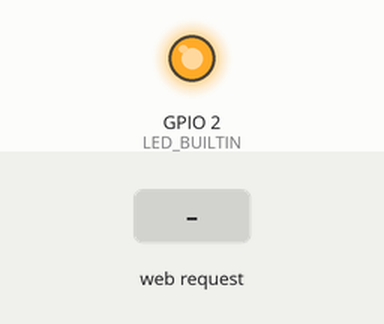
Simulated run of this sketch. Board: ESP8266 (NodeMCU). Parts: output pins drawn as LEDs (lit = HIGH, except the on-board LED, lit = LOW). The test bench sets the inputs (shaded band). WiFi joins after 1.5 s; servers stay silent unless stated; what the sketch prints to the serial monitor is not drawn.

Above: at 2.7 s.
2.8 s: HTTP request GET /LEDOFF received
At 3.7 s:
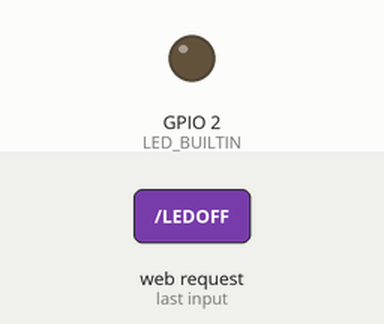
4.3 s: HTTP request GET /LEDON received
At 4.8 s:
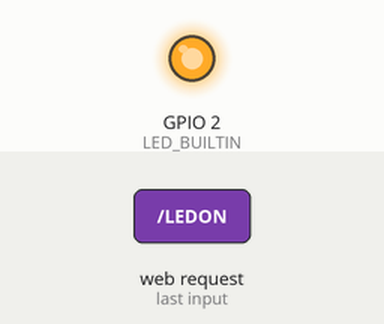
Timing chart, 0 to 7.3 s (numbered marks = the images above; inputs shaded):
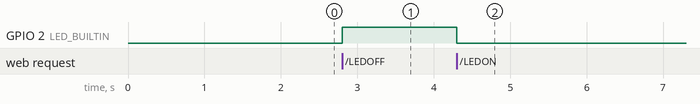

Measured:
- after the input at 2.8 s, GPIO 2 (LED_BUILTIN): LOW → HIGH at once
- after the input at 4.3 s, GPIO 2 (LED_BUILTIN): HIGH → LOW at once

The sketch:

ledcontrol.ino
```cpp
#include <ESP8266WiFi.h>

const char* ssid = "iainhendry"; //change this to your username
const char* password = "iain061271"; //change this to your password

WiFiServer server(80);


void setup()
{
  Serial.begin(115200);
  delay(10);

  pinMode(LED_BUILTIN, OUTPUT);

  // Connect to WiFi network
  Serial.println();
  Serial.println();
  Serial.print("Connecting to ");
  Serial.println(ssid);

  WiFi.begin(ssid, password);

  while (WiFi.status() != WL_CONNECTED) {
    delay(500);
    Serial.print(".");
  }
  Serial.println("");
  Serial.println("WiFi connected");

  // Start the server
  server.begin();
  Serial.println("Server started");

  // Print the IP address
  Serial.print("Use this URL : ");
  Serial.print("http://");
  Serial.print(WiFi.localIP());
  Serial.println("/");

}

void loop()
{
  // Check if a client has connected
  WiFiClient client = server.available();
  if (!client) {
    return;
  }

  // Wait until the client sends some data
  Serial.println("new client");
  while(!client.available()){
    delay(1);
  }

  // Read the first line of the request
  String request = client.readStringUntil('\r');
  Serial.println(request);
  client.flush();

  // Match the request
  if (request.indexOf("/LEDON") != -1)
  {
    digitalWrite(LED_BUILTIN, LOW);
  }
  if (request.indexOf("/LEDOFF") != -1)
  {
    digitalWrite(LED_BUILTIN, HIGH);
  }


  //this is the web page
  client.println("HTTP/1.1 200 OK");
  client.println("Content-Type: text/html");
  client.println(""); //  do not forget this one
  client.println("<!DOCTYPE HTML>");
  client.println("<html><head><title>LED Control</title></head><body><div><h2>LED Control</h2>");
  client.println("<br><br>");
  client.println("Click <a href=\"/LEDON\">here</a> turn the Built in LED ON<br>");
  client.println("Click <a href=\"/LEDOFF\">here</a> turn the Built in LED OFF<br>");
  client.println("<br><br>");
  client.println("<form id='F1' action='LEDON'><input class='button' type='submit' value='LED ON' ></form><br>");
  client.println("<form id='F2' action='LEDOFF'><input class='button' type='submit' value='LED OFF' ></form><br>");
  client.println("</div></body>");
  client.println("</html>");

  delay(1);
  Serial.println("Client disconnected");
  Serial.println("");

}
```
